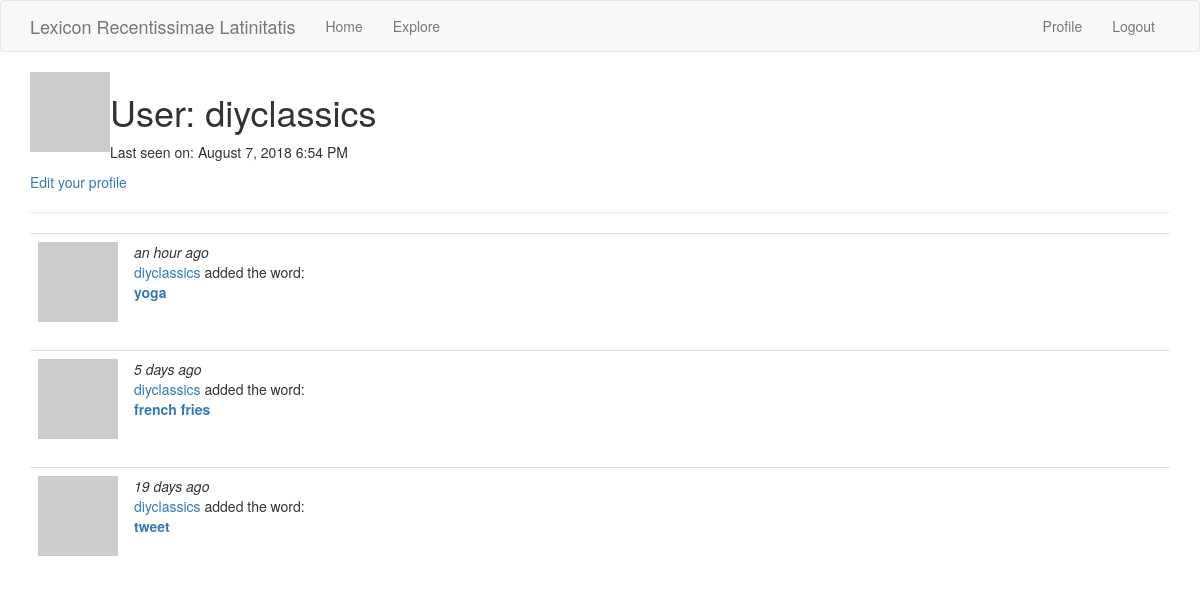
Before: /user/diyclassics (signed in) with the older database file.
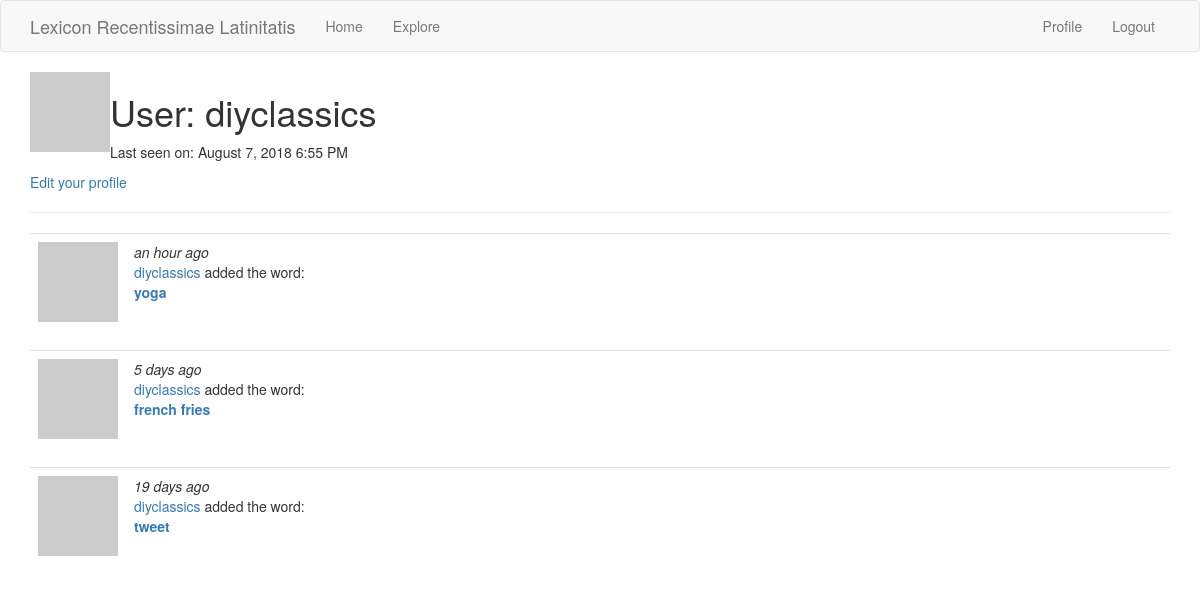
After: the same page with the newer database file.
### app/models.py (models this page shows, shortened)
class User(UserMixin, db.Model):
    id = db.Column(db.Integer, primary_key=True)
    username = db.Column(db.String(64), index=True, unique=True)
    email = db.Column(db.String(120), index=True, unique=True)
    password_hash = db.Column(db.String(128))
    posts = db.relationship('Entry', backref='author', lazy='dynamic')
    about_me = db.Column(db.String(140))
    last_seen = db.Column(db.DateTime, default=datetime.utcnow)
    def avatar(self, size):
        digest = md5(self.email.lower().encode('utf-8')).hexdigest()
        return 'https://www.gravatar.com/avatar/{}?d=identicon&s={}'.format(
            digest, size)

class Entry(db.Model):
    id = db.Column(db.Integer, primary_key=True)
    definitions = db.relationship('Definitions', backref='entry', lazy='dynamic')
    url = db.Column(db.String)
    english_word = db.Column(db.String, index=True, unique=True)
    latin_top_choice = db.Column(db.String, index=True)
    tweet_id = db.Column(db.String, index=True)
    username = db.Column(db.String)
    body = db.Column(db.String(140))
    tweet_date = db.Column(db.DateTime)
    timestamp = db.Column(db.DateTime, index=True, default=datetime.utcnow)
    user_id = db.Column(db.Integer, db.ForeignKey('user.id'))

### app/routes.py (the view)
@app.route('/user/<username>')
@login_required
def user(username):
    user = User.query.filter_by(username=username).first_or_404()
    entries = user.posts.order_by(Entry.timestamp.desc())
    return render_template('user.html', user=user, entries=entries)

### app/models.py (called while the page is built)
@login.user_loader
def load_user(id):
    return User.query.get(int(id))

### app/routes.py (called while the page is built)
@app.before_request
def before_request():
    if current_user.is_authenticated:
        current_user.last_seen = datetime.utcnow()
        db.session.commit()

### app/templates/user.html (shortened to what this page needs)
{% extends "base.html" %}
{% block app_content %}
    <table>
        <tr valign="top">
            <td><img src="{{ user.avatar(128) }}"></td>
            <td>
                <h1>User: {{ user.username }}</h1>
                {% if user.last_seen %}
                <p>Last seen on: {{ moment(user.last_seen).format('LLL') }}</p>
                {% endif %}
            </td>
        </tr>
    </table>
    {% if user == current_user %}
    <p><a href="{{ url_for('edit_profile') }}">Edit your profile</a></p>
    {% endif %}
    <hr>
    {% for entry in entries %}
        {% include '_post.html' %}
    {% endfor %}
{% endblock %}

### app/templates/base.html (shortened to what this page needs)
{% extends 'bootstrap/base.html' %}
{% block navbar %}
    <nav class="navbar navbar-default">
        <div class="container">
            <div class="navbar-header">
                <a class="navbar-brand" href="{{ url_for('index') }}">Lexicon Recentissimae Latinitatis</a>
            </div>
            <div class="collapse navbar-collapse" id="bs-example-navbar-collapse-1">
                <ul class="nav navbar-nav">
                    <li><a href="{{ url_for('index') }}">Home</a></li>
                    <li><a href="{{ url_for('explore') }}">Explore</a></li>
                </ul>
                <ul class="nav navbar-nav navbar-right">
                    {% if current_user.is_anonymous %}
                    <li><a href="{{ url_for('login') }}">Login</a></li>
                    {% else %}
                    <li><a href="{{ url_for('user', username=current_user.username) }}">Profile</a></li>
                    <li><a href="{{ url_for('logout') }}">Logout</a></li>
                    {% endif %}
                </ul>
            </div>
        </div>
    </nav>
{% endblock %}
{% block content %}
    <div class="container">
        {% block app_content %}{% endblock %}
    </div>
{% endblock %}

### app/templates/_post.html
<table class="table table-hover">
    <tr>
        <td width="70px">
            <a href="{{ url_for('user', username=entry.author.username) }}">
                <img src="{{ entry.author.avatar(70) }}" />
            </a>
        </td>
        <td>
            <i>{{ moment(entry.timestamp).fromNow() }}</i>
            <br>
            <a href="{{ url_for('user', username=entry.author.username) }}">
                {{ entry.author.username }}
            </a>
            added the word:
            <br>
            <b><a href="{{ url_for('entry', english_word=entry.english_word) }}">
              {{ entry.english_word }}
            </a></b>
        </td>
    </tr>
</table>

Changed rows visible on the page:
changed User "diyclassics": last_seen "August 7, 2018 6:54 PM" → "August 7, 2018 6:55 PM"
